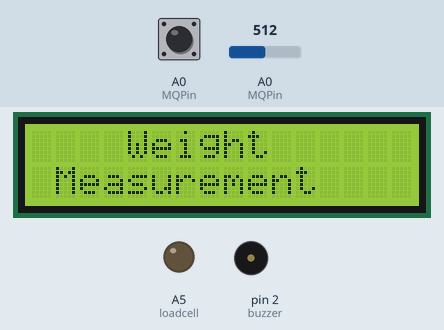
The sketch below on a simulated Arduino Uno, built with avr-gcc and run on an emulated ATmega328P. Shown: 16×2 character LCD, output pins drawn as LEDs (lit = HIGH), buzzer (waves = sounding, pin HIGH). The test bench sets the inputs (shaded band); at power-on: A0 (MQPin) HIGH, A0 (MQPin) = 512. What the sketch prints to the serial monitor is not drawn.

Above: at 1.2 s.
At 3.14 s:
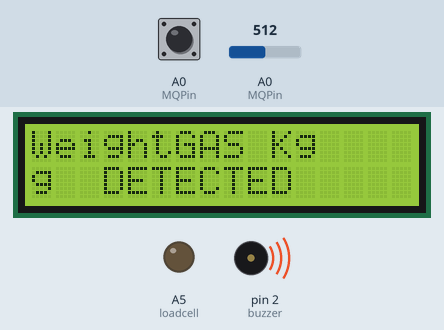
3.4 s: A0 (MQPin) pulled LOW for 1.1 s
At 5.6 s:
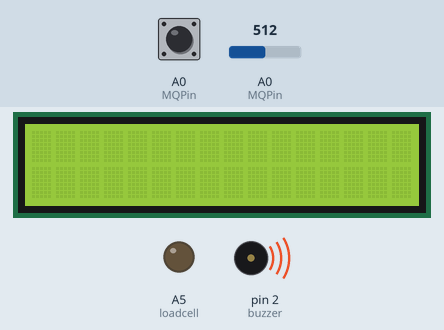
6.0 s: A0 (MQPin) pulled LOW for 3.2 s
At 7.1 s:
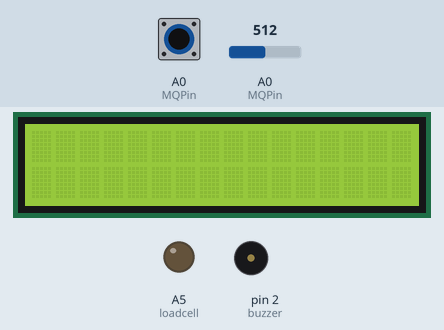
Timing chart, 0 to 10.8 s (numbered marks = the images above; inputs shaded):
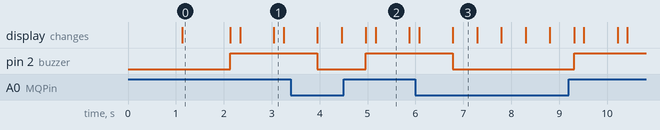

The sketch:

gas_with_load.ino
```cpp
#include <LiquidCrystal.h>
LiquidCrystal lcd(8, 9, 10, 11, 12, 13);

#define loadcell A5
#define sensorvalue A5
#define sw 1
#define MQPin A0
#define buzzer 2


long sample=0;
float val=0;
long count=0;


void setup()
{

  lcd.begin(16, 2);
   pinMode(MQPin, INPUT_PULLUP);
   pinMode(buzzer, OUTPUT);
    lcd.setCursor(5, 0);
    lcd.print("GAS");
    lcd.setCursor(3, 1);
    lcd.print("DETECTOR");
    delay(1000);
    lcd.clear();
  Serial.begin(9600);
  pinMode(loadcell, OUTPUT);
  pinMode(sw, INPUT_PULLUP);
  lcd.begin(16, 2);
  lcd.print("    Weight ");
  lcd.setCursor(0,1);
  lcd.print(" Measurement ");
  delay(1000);
  lcd.clear();

}

void loop()
{
  int gas_value = digitalRead(MQPin);

if(gas_value==HIGH)
{
  digitalWrite(buzzer, HIGH);
  lcd.setCursor(6, 0);
  lcd.print("GAS");
   lcd.setCursor(3, 1);
  lcd.print("DETECTED");
  delay(200);
  lcd.clear();
  delay(200);

}
else
{
 lcd.clear();
 digitalWrite(buzzer, LOW);
}

  int sensorvalue=analogRead(loadcell);
  Serial.println(sensorvalue);
  delay(500);

  Serial.print("weight:");
  Serial.println("g");
  lcd.setCursor(0,0);
  lcd.print("Weight in Kg  ");
  lcd.setCursor(0,1);

  lcd.print("g             ");

  if(digitalRead(sw)==0)
  {
    val=0;
    sample=0;

    count=0;
    calibrate();
  }
}

void calibrate()
{
    lcd.clear();
  lcd.print("Calibrating...");
  lcd.setCursor(0,1);
  lcd.print("Please Wait...");
  lcd.clear();
}
```

Measured:
- after the input at 3.4 s, pin 2 (buzzer): HIGH → LOW after 0.55 s, → HIGH 1.0 s later
- after the input at 6.0 s, pin 2 (buzzer): HIGH → LOW after 0.78 s, → HIGH 2.5 s later
- what the display in image 0 shows lasts 1.0 s, from 1.1 s to 2.1 s
- what the display in image 2 shows lasts 0.7 s, from 5.2 s to 5.9 s
- what the display in image 3 shows lasts 0.5 s, from 6.8 s to 7.3 s
